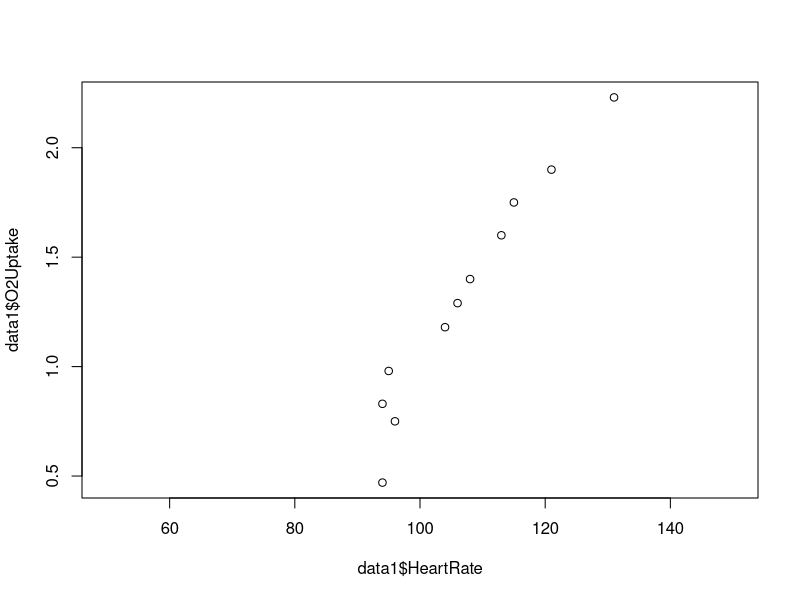
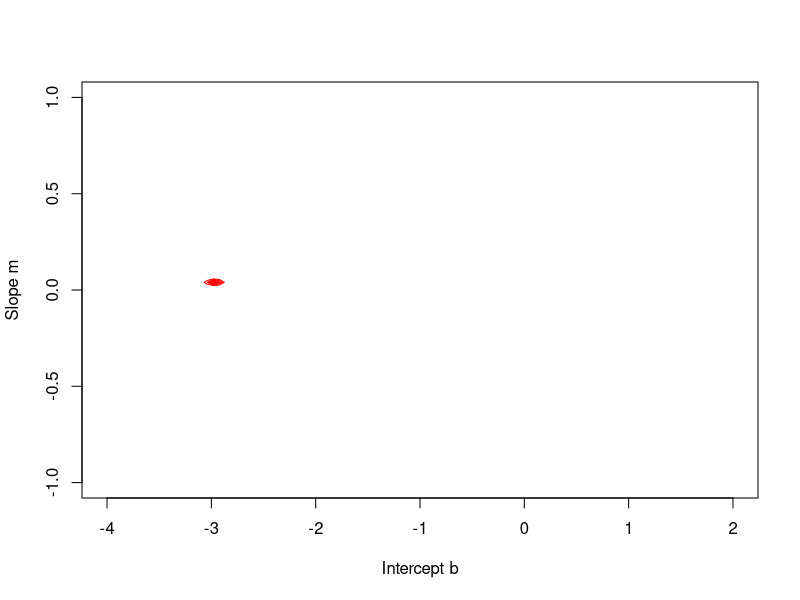
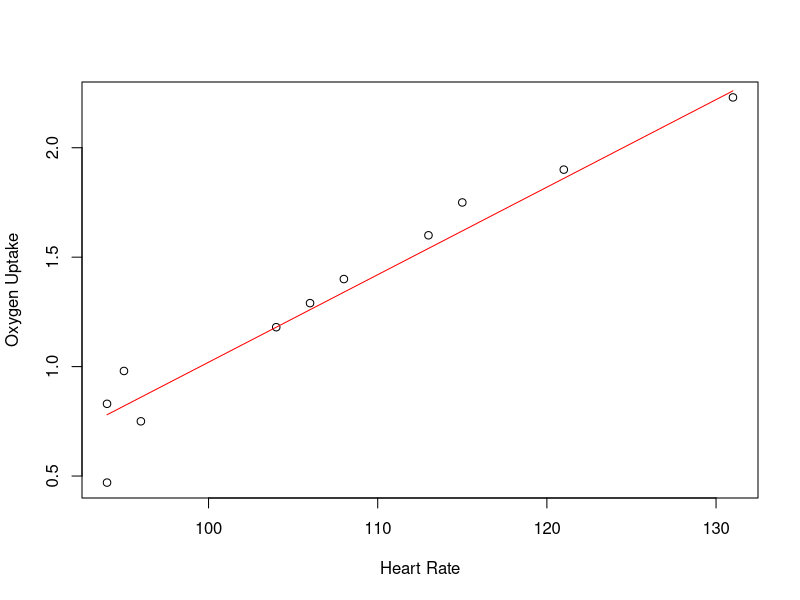
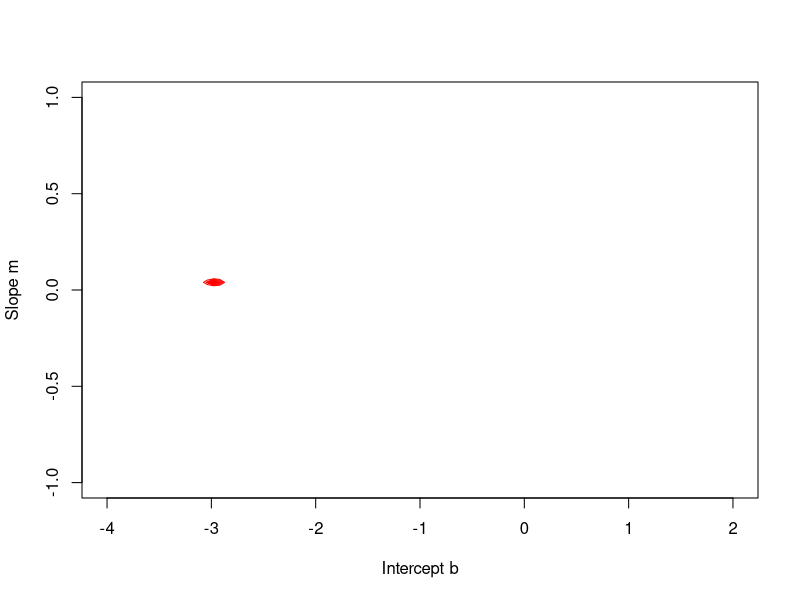
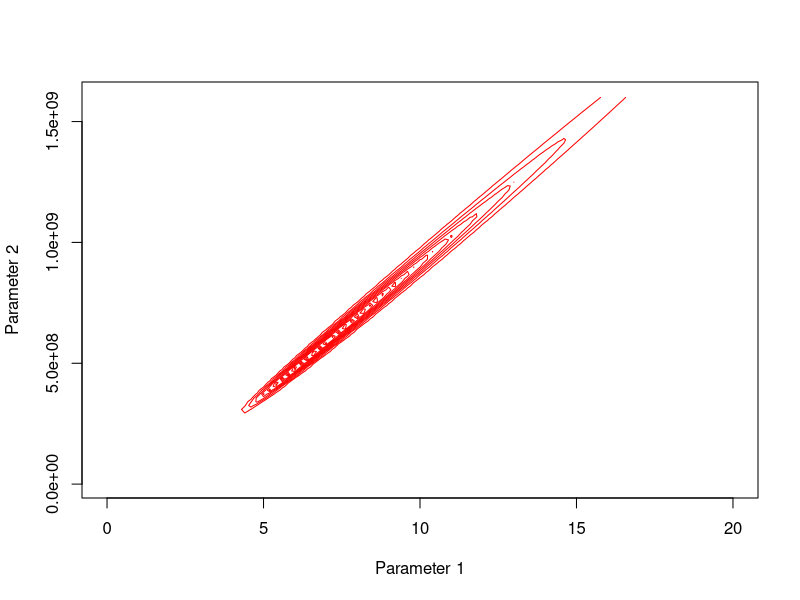
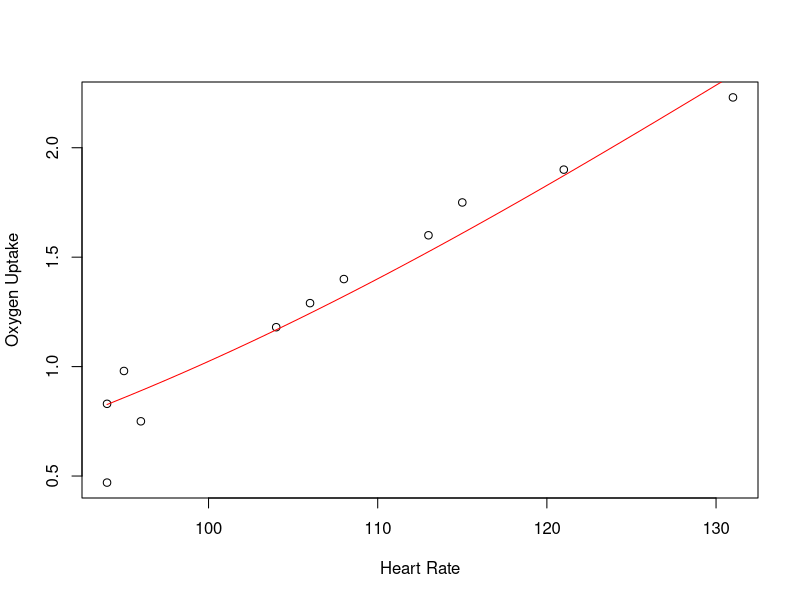
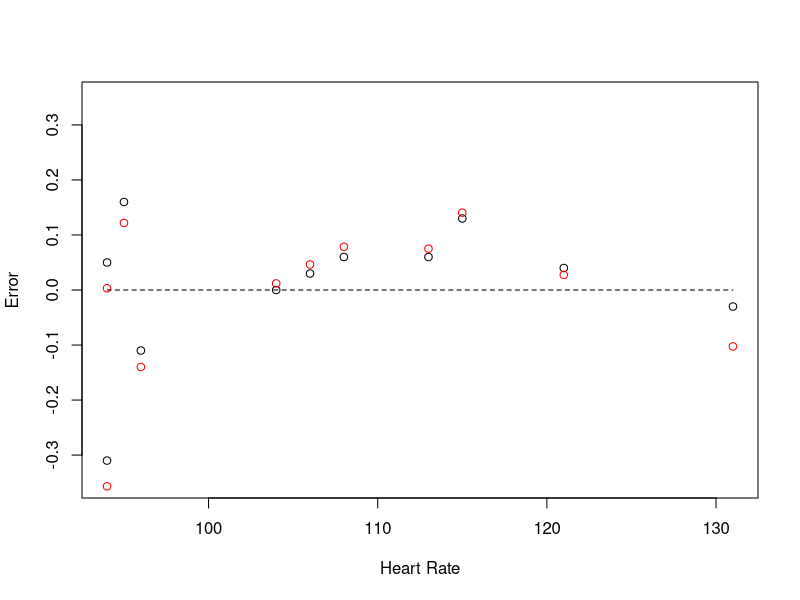

Here is the R script that generated these plots, in order:
## ---- chunk 1
knitr::opts_chunk$set(echo = TRUE)
## ---- chunk 2
HR <- c(94, 96, 94, 95, 104, 106, 108, 113, 115, 121, 131)
OU <- c(0.47, 0.75, 0.83, 0.98, 1.18, 1.29, 1.40, 1.60, 1.75, 1.90, 2.23)
data1 <- data.frame(HeartRate <- HR, O2Uptake <- OU)
show(data1)
## ---- chunk 3
plot(data1$HeartRate, data1$O2Uptake, xlim = c(50, 150), type = "p")
## ---- chunk 4
n <- 100 # grid points
# intercept b is parameter 1 and slope m is parameter 2 
h11 <- (2 - (-4))/n
h12 <- (1 - (-1))/n
bi <- seq(-4, 2, by = h11)
mi <- seq(-1, 1, by = h12)

wij <- matrix(c(0.25, rep(0.5, n-1), 0.25, rep(c(0.5, rep(1, n-1), 0.5), n-1), 
              0.25, rep(0.5, n-1), 0.25), nrow = n+1, ncol = n+1, byrow = TRUE)
b.vec <- matrix(data = bi, nrow = n+1, ncol = n+1, byrow = FALSE)
# assuming prior values are equal to 1 - the particular value will cancel out
b.prior <- matrix(data = 1, nrow = n+1, ncol = n+1, byrow = FALSE)

m.vec <- matrix(data = mi, nrow = n+1, ncol = n+1, byrow = TRUE)
m.prior <- matrix(data = 1, nrow = n+1, ncol = n+1, byrow = TRUE)

theta.vec <- data.frame(b = as.vector(b.vec), m = as.vector(m.vec), prior = as.vector(b.prior)*as.vector(m.prior))
## ---- chunk 5
likelihood1 <- function(b, m, y, x, sigma){
  SSE <- sum((y - (m*x + b))^2)
  ni <- length(y)
  res <- (1/(2 * pi * sigma^2)^ni) * exp(- SSE/(2*sigma^2))
  return(res)
}

likelihood.vec <- apply(theta.vec, 1, function(x) likelihood1(x['b'], x['m'], data1$O2Uptake, data1$HeartRate, 0.13))

contour(bi, mi, matrix(likelihood.vec, nrow = n+1, ncol = n+1, byrow = FALSE), col = "red", xlab = "Intercept b", ylab = "Slope m")
## ---- chunk 6
idx <- which(likelihood.vec == max(likelihood.vec))
b_ML <- theta.vec$b[idx]
m_ML <- theta.vec$m[idx]
xi <- seq(min(data1$HeartRate), max(data1$HeartRate), by = 1)
plot(data1$HeartRate, data1$O2Uptake, xlab = "Heart Rate", ylab = "Oxygen Uptake")
lines(xi, m_ML*xi + b_ML, col = "red")
## ---- chunk 7
likelihood.prior.vec <- apply(theta.vec, 1, function(x) likelihood1(x['b'], x['m'], data1$O2Uptake, data1$HeartRate, 0.13) * x['prior'])

Evidence <- h11*h12*sum(as.vector(wij)*likelihood.prior.vec)
Posterior1 <- likelihood.prior.vec/Evidence

contour(bi, mi, matrix(Posterior1, nrow = n+1, ncol = n+1, byrow = FALSE), col = "red", xlab = "Intercept b", ylab = "Slope m")
## ---- chunk 8
Pvalue <- 100*h11*h12*sum(Posterior1[theta.vec$m > 0])
## ---- chunk 9
n <- 100 # grid points
# parameter 1 is max value and parameter 2 is x at half-max
h21 <- (20 - 0)/n
h22 <- (200^4 - 50^4)/n
t1i <- seq(0, 20, by = h21)
t2i <- seq(50^4, 200^4, by = h22)

wij <- matrix(c(0.25, rep(0.5, n-1), 0.25, rep(c(0.5, rep(1, n-1), 0.5), n-1), 
              0.25, rep(0.5, n-1), 0.25), nrow = n+1, ncol = n+1, byrow = TRUE)
t1.vec <- matrix(data = t1i, nrow = n+1, ncol = n+1, byrow = FALSE)
# assuming prior values are equal to 1 - the particular value will cancel out
t1.prior <- matrix(data = 1, nrow = n+1, ncol = n+1, byrow = FALSE)

t2.vec <- matrix(data = t2i, nrow = n+1, ncol = n+1, byrow = TRUE)
t2.prior <- matrix(data = 1, nrow = n+1, ncol = n+1, byrow = TRUE)

theta2.vec <- data.frame(t1 = as.vector(t1.vec), t2 = as.vector(t2.vec), prior = as.vector(t1.prior)*as.vector(t2.prior))
## ---- chunk 10
likelihood2 <- function(t1, t2, y, x, sigma){
  # Here is where we change the model
  SSE <- sum((y - (t1*x^4/(t2 + x^4)))^2)
  ni <- length(y)
  res <- (1/(2 * pi * sigma^2)^ni) * exp(- SSE/(2*sigma^2))
  return(res)
}

likelihood2.prior.vec <- apply(theta2.vec, 1, function(x) likelihood2(x['t1'], x['t2'], data1$O2Uptake, data1$HeartRate, 0.13) * x['prior'])

Evidence2 <- h21*h22*sum(as.vector(wij)*likelihood2.prior.vec)
Posterior2 <- likelihood2.prior.vec/Evidence2

contour(t1i, t2i, matrix(Posterior2, nrow = n+1, ncol = n+1, byrow = FALSE), col = "red", xlab = "Parameter 1", ylab = "Parameter 2")
## ---- chunk 11
idx <- which(likelihood2.prior.vec == max(likelihood2.prior.vec))
t1_ML <- theta2.vec$t1[idx]
t2_ML <- theta2.vec$t2[idx]
xi <- seq(min(data1$HeartRate), max(data1$HeartRate), by = 1)
plot(data1$HeartRate, data1$O2Uptake, xlab = "Heart Rate", ylab = "Oxygen Uptake")
lines(xi, t1_ML * xi^4 / (t2_ML + xi^4), col = "red")
## ---- chunk 12
Err_M1 <- data1$O2Uptake - (m_ML * data1$HeartRate + b_ML)
Err_M2 <- data1$O2Uptake - (t1_ML * data1$HeartRate ^4 / (t2_ML + data1$HeartRate^4))
plot(data1$HeartRate, Err_M1, type = "p", col = "black", xlab = "Heart Rate", ylab = "Error", ylim = c(-0.35, 0.35))
points(data1$HeartRate, Err_M2, col = "red")
lines(c(min(data1$HeartRate), max(data1$HeartRate)), c(0,0), lty = 2)
## ---- chunk 13
theta3.vec <- data.frame(b = as.vector(b.vec), m = as.vector(m.vec), posterior = Posterior1)

integrand1 <- apply(theta3.vec, 1, function(x) likelihood1(x['b'], x['m'], data1$O2Uptake, data1$HeartRate, 0.13) * x['posterior'])

BayesFactor1 <- h11*h12*sum(as.vector(wij)*integrand1)

theta4.vec <- data.frame(t1 = as.vector(t1.vec), t2 = as.vector(t2.vec), posterior = Posterior2)

integrand2 <- apply(theta4.vec, 1, function(x) likelihood2(x['t1'], x['t2'], data1$O2Uptake, data1$HeartRate, 0.13) * x['posterior'])

BayesFactor2 <- h21*h22*sum(as.vector(wij)*integrand2)

BayesRatio <- BayesFactor2/BayesFactor1

